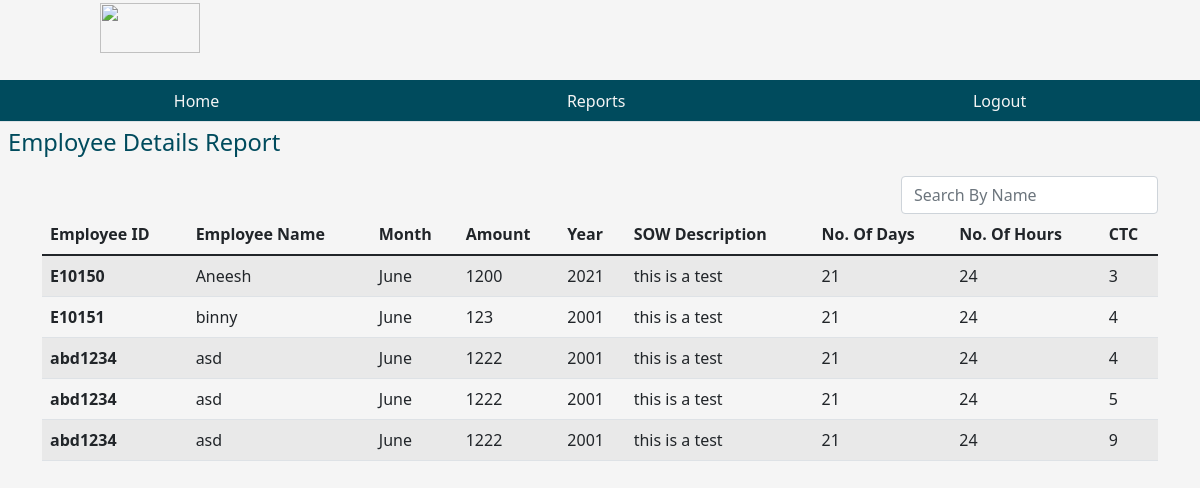
The page /employeedetailsreport on the database its author committed.
### tables this page shows
CREATE TABLE billingdetails (slno INTEGER PRIMARY KEY AUTOINCREMENT, empid varchar(50), name text NOT NULL, month text, year year,sowdescription text, amount INTEGER(20),noofdays INTEGER(20),noofhours INTEGER(20));

CREATE TABLE empadddetails (slno INTEGER PRIMARY KEY AUTOINCREMENT, name text NOT NULL, ctc INTEGER(20), billable text, costcodes INTEGER(20), empid varchar(50));

### app.py (the view)
@app.route('/employeedetailsreport')
def employeedetailsreport():
    db = get_database()
    edr_cur = db.execute('select billingdetails.empid, billingdetails.name, billingdetails.month, billingdetails.amount, billingdetails.year, billingdetails.sowdescription, billingdetails.noofdays, billingdetails.noofhours, empadddetails.ctc from billingdetails INNER JOIN empadddetails ON billingdetails.empid=empadddetails.empid')
    alledr = edr_cur.fetchall()
    return render_template('employeedetailsreport.html', alledr = alledr)

### app.py (called while the page is built)
@app.teardown_appcontext
def close_database(error):
    if hasattr(g, 'crudapplication_db'):
        g.crudapplication_db.close()

@app.before_request
def before_request():
    g.user = None
    if 'user_id' in session:
        user = [x for x in users if x.id == session['user_id']][0]
        g.user = user

### database.py (called while the page is built)
def connect_to_database():
    sql = sqlite3.connect('C:/Users/user/Desktop/components/components/crudapplication.db')
    sql.row_factory = sqlite3.Row
    return sql

def get_database():
    if not hasattr(g, 'crudapplication_db'):
        g.crudapplication_db = connect_to_database()
    return g.crudapplication_db

### templates/employeedetailsreport.html (shortened to what this page needs)
{% from "showlinks.html" import show_links %}
<!DOCTYPE html>
<html lang="en">
<head>
    <link href="https://cdn.jsdelivr.net/npm/bootstrap@5.1.3/dist/css/bootstrap.min.css" rel="stylesheet"
>
    <link rel="stylesheet" href="{{ url_for('static', filename='dashboard.css')}}" type="text/css">
</head>
<body>
    <div class="parent">
        <div class="child child1">
            <h1 class="text-center"><i><img src=" https://www.netanalytiks.com/img/core-img/logo2.png" width="100"
                        height="50"></i></h1>
        </div>
        <div class="child child3">
            {{ show_links() }}
        </div>
        <div class="child child4">
            <h3 class="m-2" style="font-size: 1.48rem;">Employee Details Report</h3>
        </div>
        <div class="child child6  container" style="color:rgb(0, 75, 93);">
            <div class="table-responsive-lg caption-top">
                <form class="form-inline my-2 my-lg-0" style="display: inline-block; float: right;">
                    <input type="search" id="myInput" placeholder="Search By Name"
                        class="form-control search-input mr-sm-2" aria-label="Search" onkeyup="searchFun()"
                        data-table="customers-list" />
                </form>
                <table id='myTable' table class="table table-striped mt32 customers-list">
                    <thead>
                        <tr>
                            <th scope="col">Employee ID</th>
                            <th scope="col">Employee Name</th>
                            <th scope="col">Month</th>
                            <th scope="col">Amount</th>
                            <th scope="col">Year</th>
                            <th scope="col">SOW Description</th>
                            <th scope="col">No. Of Days</th>
                            <th scope="col">No. Of Hours</th>
                            <th scope="col">CTC</th>
                        </tr>
                    </thead>
                    <tbody>
                        {% for edr in alledr %}
                        <tr>
                            <th scope="row">{{ edr['empid'] }} </th>
                            <td>{{ edr['name'] }}</td>
                            <td>{{ edr['month'] }}</td>
                            <td>{{ edr['amount'] }}</td>
                            <td>{{ edr['year'] }}</td>
                            <td>{{ edr['sowdescription'] }}</td>
                            <td>{{ edr['noofdays'] }}</td>
                            <td>{{ edr['noofhours'] }}</td>
                            <td>{{ edr['ctc'] }}</td>
                        </tr>
                        {% endfor %}
                    </tbody>
                </table>
            </div>
        </div>
</body>
</html>

### static/dashboard.css (style rules this page uses)
html, body { height: 100%; background-color:whitesmoke; color:rgb(0, 75, 93); }
.parent { height: 100%; display: grid; grid-template-columns: repeat(4, 1fr); grid-template-rows: 10% 5% 7% auto 7%; }
.child { margin-bottom: 10px; }
.child1 { grid-column: 1/2; grid-row: 1/2; }
.child3 { grid-column: 1/-1; grid-row: 2/3; }
.child4 { grid-column: 1/2; grid-row: 3/4; }
.child6 { grid-column: 1/-1; grid-row: 4/5; }

### rows shown on the page
billingdetails: empid "E10150", name "Aneesh", month "June", amount "1200", year "2021", sowdescription "this is a test", noofdays "21", noofhours "24", ctc "3"
billingdetails: empid "E10151", name "binny", month "June", amount "123", year "2001", sowdescription "this is a test", noofdays "21", noofhours "24", ctc "4"
billingdetails: empid "abd1234", name "asd", month "June", amount "1222", year "2001", sowdescription "this is a test", noofdays "21", noofhours "24", ctc "4", ctc "5", ctc "9"
